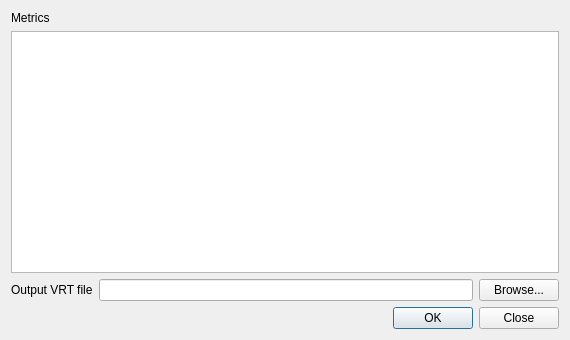
<?xml version="1.0" encoding="UTF-8"?>
<ui version="4.0">
 <class>Dialog</class>
 <widget class="QDialog" name="Dialog">
  <property name="geometry">
   <rect>
    <x>0</x>
    <y>0</y>
    <width>570</width>
    <height>340</height>
   </rect>
  </property>
  <property name="windowTitle">
   <string>Create mosaic</string>
  </property>
  <layout class="QVBoxLayout" name="verticalLayout">
   <item>
    <widget class="QLabel" name="label">
     <property name="text">
      <string>Metrics</string>
     </property>
    </widget>
   </item>
   <item>
    <widget class="QListView" name="lstMetrics">
     <property name="isWrapping" stdset="0">
      <bool>true</bool>
     </property>
     <property name="resizeMode">
      <enum>QListView::Adjust</enum>
     </property>
     <property name="spacing">
      <number>3</number>
     </property>
    </widget>
   </item>
   <item>
    <layout class="QHBoxLayout" name="horizontalLayout">
     <item>
      <widget class="QLabel" name="label_2">
       <property name="text">
        <string>Output VRT file</string>
       </property>
      </widget>
     </item>
     <item>
      <widget class="QLineEdit" name="leOutput"/>
     </item>
     <item>
      <widget class="QPushButton" name="btnBrowse">
       <property name="text">
        <string>Browse...</string>
       </property>
      </widget>
     </item>
    </layout>
   </item>
   <item>
    <widget class="QDialogButtonBox" name="buttonBox">
     <property name="orientation">
      <enum>Qt::Horizontal</enum>
     </property>
     <property name="standardButtons">
      <set>QDialogButtonBox::Close|QDialogButtonBox::Ok</set>
     </property>
    </widget>
   </item>
  </layout>
 </widget>
 <resources/>
 <connections>
  <connection>
   <sender>buttonBox</sender>
   <signal>accepted()</signal>
   <receiver>Dialog</receiver>
   <slot>accept()</slot>
   <hints>
    <hint type="sourcelabel">
     <x>248</x>
     <y>254</y>
    </hint>
    <hint type="destinationlabel">
     <x>157</x>
     <y>274</y>
    </hint>
   </hints>
  </connection>
  <connection>
   <sender>buttonBox</sender>
   <signal>rejected()</signal>
   <receiver>Dialog</receiver>
   <slot>reject()</slot>
   <hints>
    <hint type="sourcelabel">
     <x>316</x>
     <y>260</y>
    </hint>
    <hint type="destinationlabel">
     <x>286</x>
     <y>274</y>
    </hint>
   </hints>
  </connection>
 </connections>
</ui>
